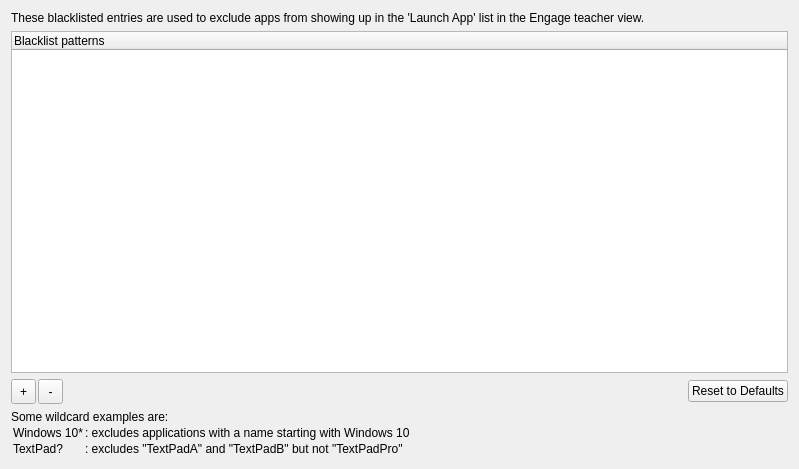
<?xml version="1.0" encoding="UTF-8"?>
<ui version="4.0">
 <class>EngageAppsBlacklistEditor</class>
 <widget class="QWidget" name="EngageAppsBlacklistEditor">
  <property name="geometry">
   <rect>
    <x>0</x>
    <y>0</y>
    <width>799</width>
    <height>469</height>
   </rect>
  </property>
  <property name="windowTitle">
   <string>Form</string>
  </property>
  <layout class="QVBoxLayout" name="verticalLayout_2">
   <item>
    <layout class="QVBoxLayout" name="verticalLayout">
     <property name="spacing">
      <number>7</number>
     </property>
     <item>
      <widget class="QLabel" name="mainLabel">
       <property name="text">
        <string>These blacklisted entries are used to exclude apps from showing up in the 'Launch App' list in the Engage teacher view.</string>
       </property>
       <property name="wordWrap">
        <bool>true</bool>
       </property>
      </widget>
     </item>
    </layout>
   </item>
   <item>
    <widget class="StyledTreeWidget" name="patternsList">
     <property name="sizePolicy">
      <sizepolicy hsizetype="Expanding" vsizetype="Expanding">
       <horstretch>0</horstretch>
       <verstretch>2</verstretch>
      </sizepolicy>
     </property>
     <property name="minimumSize">
      <size>
       <width>0</width>
       <height>150</height>
      </size>
     </property>
     <property name="maximumSize">
      <size>
       <width>16777215</width>
       <height>16777215</height>
      </size>
     </property>
     <property name="selectionMode">
      <enum>QAbstractItemView::ExtendedSelection</enum>
     </property>
     <property name="rootIsDecorated">
      <bool>false</bool>
     </property>
     <column>
      <property name="text">
       <string>Blacklist patterns</string>
      </property>
     </column>
    </widget>
   </item>
   <item>
    <layout class="QHBoxLayout" name="horizontalLayout">
     <property name="spacing">
      <number>2</number>
     </property>
     <item>
      <widget class="QToolButton" name="addButton">
       <property name="sizePolicy">
        <sizepolicy hsizetype="Fixed" vsizetype="Fixed">
         <horstretch>25</horstretch>
         <verstretch>25</verstretch>
        </sizepolicy>
       </property>
       <property name="minimumSize">
        <size>
         <width>25</width>
         <height>25</height>
        </size>
       </property>
       <property name="text">
        <string>+</string>
       </property>
      </widget>
     </item>
     <item>
      <widget class="QToolButton" name="deleteButton">
       <property name="sizePolicy">
        <sizepolicy hsizetype="Fixed" vsizetype="Fixed">
         <horstretch>25</horstretch>
         <verstretch>25</verstretch>
        </sizepolicy>
       </property>
       <property name="minimumSize">
        <size>
         <width>25</width>
         <height>25</height>
        </size>
       </property>
       <property name="text">
        <string>-</string>
       </property>
      </widget>
     </item>
     <item>
      <spacer name="horizontalSpacer">
       <property name="orientation">
        <enum>Qt::Horizontal</enum>
       </property>
       <property name="sizeHint" stdset="0">
        <size>
         <width>40</width>
         <height>20</height>
        </size>
       </property>
      </spacer>
     </item>
     <item>
      <widget class="QPushButton" name="resetBlacklist">
       <property name="text">
        <string>Reset to Defaults</string>
       </property>
      </widget>
     </item>
    </layout>
   </item>
   <item>
    <widget class="QLabel" name="smallLabel">
     <property name="text">
      <string>&lt;html&gt;&lt;head/&gt;&lt;body&gt;&lt;p&gt;Some wildcard examples are:&lt;/p&gt;&lt;table border=&quot;0&quot; style=&quot; margin-top:0px; margin-bottom:0px; margin-left:0px; margin-right:0px;&quot; cellspacing=&quot;2&quot; cellpadding=&quot;0&quot;&gt;&lt;tr&gt;&lt;td&gt;&lt;p&gt;Windows 10*&lt;/p&gt;&lt;/td&gt;&lt;td&gt;&lt;p&gt;: excludes applications with a name starting with Windows 10&lt;/p&gt;&lt;/td&gt;&lt;/tr&gt;&lt;tr&gt;&lt;td&gt;&lt;p&gt;TextPad?&lt;/p&gt;&lt;/td&gt;&lt;td&gt;&lt;p&gt;: excludes &amp;quot;TextPadA&amp;quot; and &amp;quot;TextPadB&amp;quot; but not &amp;quot;TextPadPro&amp;quot;&lt;/p&gt;&lt;/td&gt;&lt;/tr&gt;&lt;/table&gt;&lt;/body&gt;&lt;/html&gt;</string>
     </property>
     <property name="wordWrap">
      <bool>true</bool>
     </property>
     <property name="margin">
      <number>0</number>
     </property>
    </widget>
   </item>
  </layout>
 </widget>
 <customwidgets>
  <customwidget>
   <class>StyledTreeWidget</class>
   <extends>QTreeWidget</extends>
   <header>FileWaveGuiLib/styledviews/styledtreeview.h</header>
  </customwidget>
 </customwidgets>
 <resources/>
 <connections/>
</ui>
